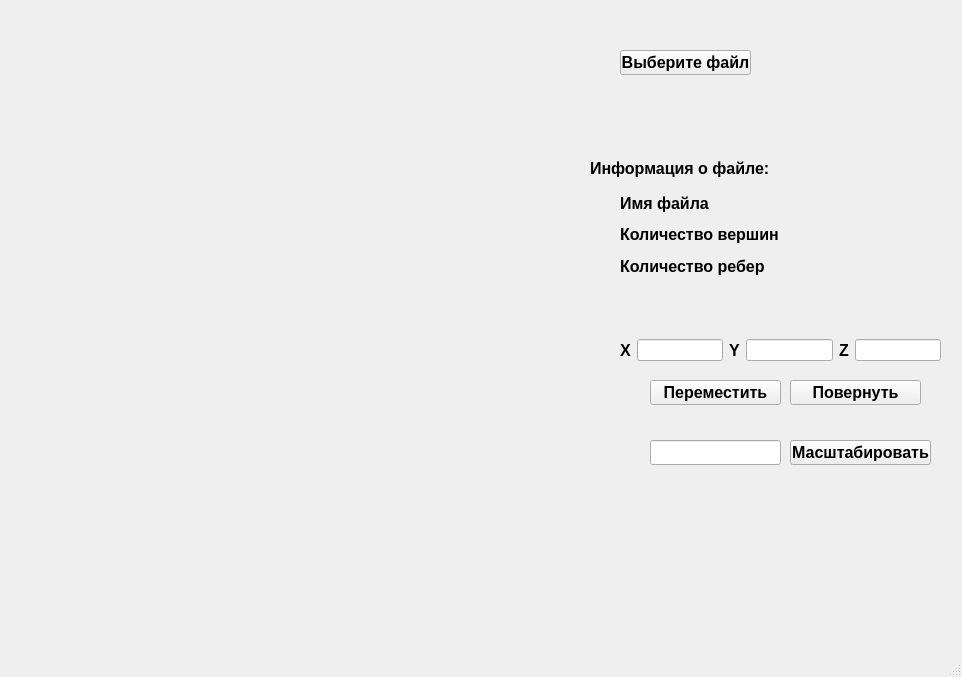
<?xml version="1.0" encoding="UTF-8"?>
<ui version="4.0">
 <class>MainWindow</class>
 <widget class="QMainWindow" name="MainWindow">
  <property name="geometry">
   <rect>
    <x>0</x>
    <y>0</y>
    <width>962</width>
    <height>677</height>
   </rect>
  </property>
  <property name="windowTitle">
   <string>MainWindow</string>
  </property>
  <widget class="QWidget" name="centralwidget">
   <widget class="QPushButton" name="pushButton_file">
    <property name="geometry">
     <rect>
      <x>620</x>
      <y>50</y>
      <width>131</width>
      <height>25</height>
     </rect>
    </property>
    <property name="font">
     <font>
      <pointsize>12</pointsize>
      <bold>true</bold>
     </font>
    </property>
    <property name="text">
     <string>Выберите файл</string>
    </property>
   </widget>
   <widget class="QLabel" name="label">
    <property name="geometry">
     <rect>
      <x>590</x>
      <y>160</y>
      <width>191</width>
      <height>17</height>
     </rect>
    </property>
    <property name="font">
     <font>
      <pointsize>12</pointsize>
      <bold>true</bold>
     </font>
    </property>
    <property name="text">
     <string>Информация о файле:</string>
    </property>
   </widget>
   <widget class="QWidget" name="gridLayoutWidget">
    <property name="geometry">
     <rect>
      <x>620</x>
      <y>190</y>
      <width>321</width>
      <height>89</height>
     </rect>
    </property>
    <layout class="QGridLayout" name="gridLayout">
     <item row="1" column="0">
      <widget class="QLabel" name="label_3">
       <property name="font">
        <font>
         <pointsize>12</pointsize>
         <bold>true</bold>
        </font>
       </property>
       <property name="text">
        <string>Количество вершин</string>
       </property>
      </widget>
     </item>
     <item row="0" column="0">
      <widget class="QLabel" name="label_2">
       <property name="font">
        <font>
         <pointsize>12</pointsize>
         <bold>true</bold>
        </font>
       </property>
       <property name="text">
        <string>Имя файла</string>
       </property>
      </widget>
     </item>
     <item row="2" column="0">
      <widget class="QLabel" name="label_4">
       <property name="font">
        <font>
         <pointsize>12</pointsize>
         <bold>true</bold>
        </font>
       </property>
       <property name="text">
        <string>Количество ребер</string>
       </property>
      </widget>
     </item>
     <item row="0" column="1">
      <widget class="QLabel" name="file_name">
       <property name="font">
        <font>
         <pointsize>12</pointsize>
         <bold>true</bold>
        </font>
       </property>
       <property name="text">
        <string/>
       </property>
      </widget>
     </item>
     <item row="1" column="1">
      <widget class="QLabel" name="count_vertices">
       <property name="font">
        <font>
         <pointsize>12</pointsize>
         <bold>true</bold>
        </font>
       </property>
       <property name="text">
        <string/>
       </property>
      </widget>
     </item>
     <item row="2" column="1">
      <widget class="QLabel" name="count_surfaces">
       <property name="font">
        <font>
         <pointsize>12</pointsize>
         <bold>true</bold>
        </font>
       </property>
       <property name="text">
        <string/>
       </property>
      </widget>
     </item>
    </layout>
   </widget>
   <widget class="QPushButton" name="pushButton_move">
    <property name="geometry">
     <rect>
      <x>650</x>
      <y>380</y>
      <width>131</width>
      <height>25</height>
     </rect>
    </property>
    <property name="font">
     <font>
      <pointsize>12</pointsize>
      <bold>true</bold>
     </font>
    </property>
    <property name="text">
     <string>Переместить</string>
    </property>
   </widget>
   <widget class="QPushButton" name="pushButton_rotate">
    <property name="geometry">
     <rect>
      <x>790</x>
      <y>380</y>
      <width>131</width>
      <height>25</height>
     </rect>
    </property>
    <property name="font">
     <font>
      <pointsize>12</pointsize>
      <bold>true</bold>
     </font>
    </property>
    <property name="text">
     <string>Повернуть</string>
    </property>
   </widget>
   <widget class="QPushButton" name="pushButton_scale">
    <property name="geometry">
     <rect>
      <x>790</x>
      <y>440</y>
      <width>141</width>
      <height>25</height>
     </rect>
    </property>
    <property name="font">
     <font>
      <pointsize>12</pointsize>
      <bold>true</bold>
     </font>
    </property>
    <property name="text">
     <string>Масштабировать</string>
    </property>
   </widget>
   <widget class="QLineEdit" name="scale">
    <property name="geometry">
     <rect>
      <x>650</x>
      <y>440</y>
      <width>131</width>
      <height>25</height>
     </rect>
    </property>
   </widget>
   <widget class="QLabel" name="error_file">
    <property name="geometry">
     <rect>
      <x>620</x>
      <y>90</y>
      <width>361</width>
      <height>17</height>
     </rect>
    </property>
    <property name="font">
     <font>
      <pointsize>12</pointsize>
      <italic>false</italic>
      <bold>true</bold>
     </font>
    </property>
    <property name="text">
     <string/>
    </property>
   </widget>
   <widget class="GlView" name="view_window" native="true">
    <property name="geometry">
     <rect>
      <x>19</x>
      <y>9</y>
      <width>561</width>
      <height>591</height>
     </rect>
    </property>
   </widget>
   <widget class="QWidget" name="gridLayoutWidget_2">
    <property name="geometry">
     <rect>
      <x>620</x>
      <y>310</y>
      <width>321</width>
      <height>80</height>
     </rect>
    </property>
    <layout class="QGridLayout" name="gridLayout_2">
     <item row="0" column="1">
      <widget class="QLineEdit" name="x"/>
     </item>
     <item row="0" column="2">
      <widget class="QLabel" name="label_y">
       <property name="font">
        <font>
         <pointsize>12</pointsize>
         <bold>true</bold>
        </font>
       </property>
       <property name="text">
        <string>Y</string>
       </property>
      </widget>
     </item>
     <item row="0" column="4">
      <widget class="QLabel" name="label_z">
       <property name="font">
        <font>
         <pointsize>12</pointsize>
         <bold>true</bold>
        </font>
       </property>
       <property name="text">
        <string>Z</string>
       </property>
      </widget>
     </item>
     <item row="0" column="0">
      <widget class="QLabel" name="label_x">
       <property name="font">
        <font>
         <pointsize>12</pointsize>
         <bold>true</bold>
        </font>
       </property>
       <property name="text">
        <string>X</string>
       </property>
      </widget>
     </item>
     <item row="0" column="3">
      <widget class="QLineEdit" name="y"/>
     </item>
     <item row="0" column="5">
      <widget class="QLineEdit" name="z"/>
     </item>
    </layout>
   </widget>
   <widget class="QLabel" name="error_xyz_scale">
    <property name="geometry">
     <rect>
      <x>660</x>
      <y>480</y>
      <width>261</width>
      <height>17</height>
     </rect>
    </property>
    <property name="font">
     <font>
      <pointsize>12</pointsize>
      <italic>false</italic>
      <bold>true</bold>
     </font>
    </property>
    <property name="text">
     <string/>
    </property>
   </widget>
  </widget>
  <widget class="QMenuBar" name="menubar">
   <property name="geometry">
    <rect>
     <x>0</x>
     <y>0</y>
     <width>962</width>
     <height>22</height>
    </rect>
   </property>
  </widget>
  <widget class="QStatusBar" name="statusbar"/>
 </widget>
 <customwidgets>
  <customwidget>
   <class>GlView</class>
   <extends>QWidget</extends>
   <header>glview.h</header>
   <container>1</container>
  </customwidget>
 </customwidgets>
 <resources/>
 <connections/>
</ui>
